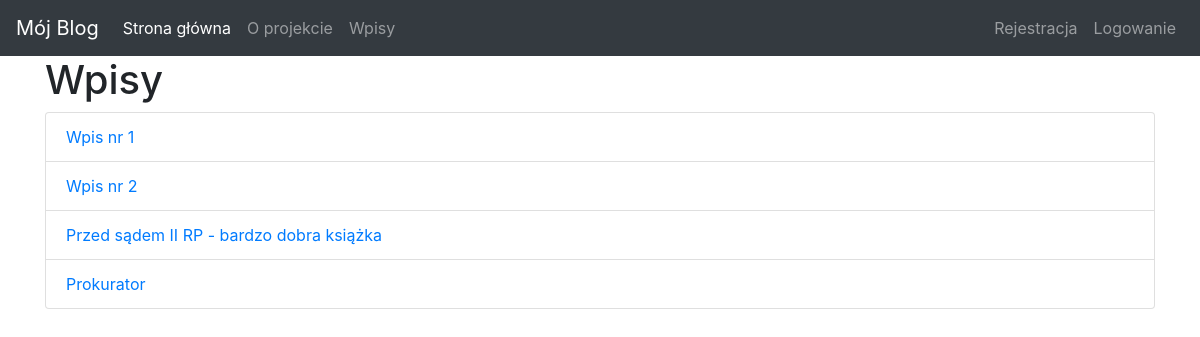
Page /articles on the earlier database version.
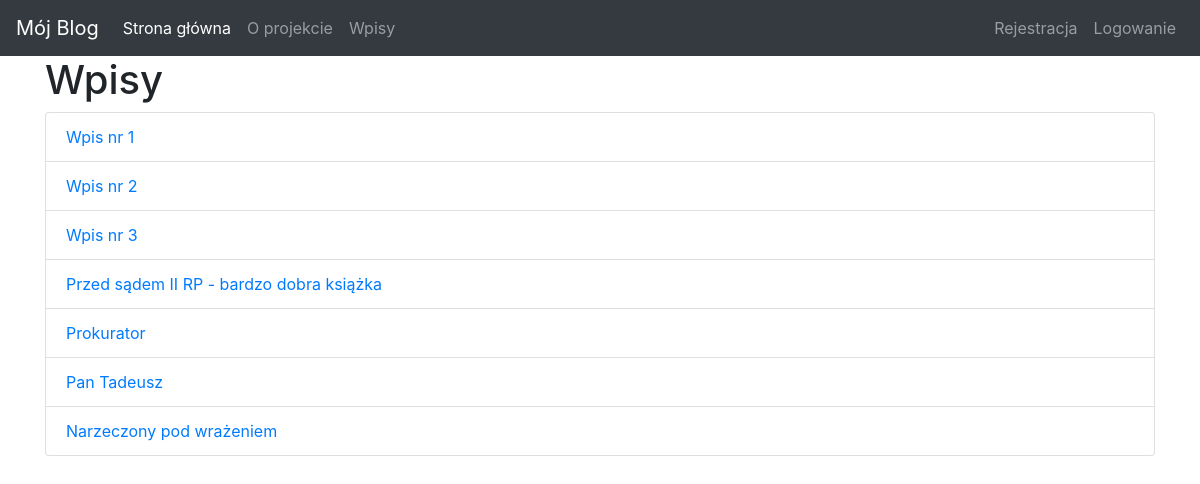
Same page on the later database version.
### app.py (models this page shows)
class Items(db.Model):
    __tablename__ = 'items'
    id = db.Column(db.Integer, primary_key=True)
    title = db.Column(db.Text)
    body = db.Column(db.String(500), index=True, unique=False)
    author= db.Column(db.String(100), index=True, unique=True)
    create_date = db.Column(db.String(128))
    publish= db.Column(db.String(2), unique=False)

### app.py (the view)
@app.route('/articles')
def articles():
    result=True
    if result:
        articles = Items.query.all()
        return render_template('articles.html', articles=articles)
    else:
        msg="Nie znaleziono wpisów"
    return render_template('articles.html',msg=msg)

### templates/articles.html
{% extends 'layout.html' %}
{% block body %}
    <h1> Wpisy </h1>
    <ul class="list-group">
         {% for article in articles %}
            {% if article.publish==1 %}
           <li class="list-group-item"><a href="articles/{{article.id}}"> {{article.title}} </a></li>
            {% endif %}
    {% endfor %}
    </ul>
{%endblock%}

### templates/layout.html (shortened to what this page needs)
<html>
<head>
    <link rel="stylesheet" href="https://stackpath.bootstrapcdn.com/bootstrap/4.5.2/css/bootstrap.min.css">
<body>
 {% include 'includes/nav_bar.html' %}
 <div class="container">
 {% block body %}
{% endblock %}
 </div>
</body>
</html>

### templates/includes/nav_bar.html (shortened to what this page needs)
    <nav class="navbar navbar-expand-md navbar-dark bg-dark ">
  <a class="navbar-brand" href="#">Mój Blog</a>
  <div class="collapse navbar-collapse" id="navbarsExampleDefault">
    <ul class="navbar-nav mr-auto">
      <li class="nav-item active">
        <a class="nav-link" href="/">Strona główna <span class="sr-only">(current)</span></a>
      </li>
      <li class="nav-item">
        <a class="nav-link" href="/about">O projekcie</a>
      </li>
      <li class="nav-item">
        <a class="nav-link" href="/articles">Wpisy</a>
      </li>
    </ul>
    <ul class="navbar-nav  justify-content-end">
    {% if session['logged_in']:%}
       <li class="nav-item">
      <a class="nav-link" href="/dashboard">Dashboard </a>
      </li>
       <li class="nav-item">
      <a class="nav-link" href="/logout">Logout </a>
      </li>
    {% else: %}
      <li class="nav-item">
      <a class="nav-link navbar-custom" href="/register">Rejestracja </a>
      </li>
      <li class="nav-item">
      <a class="nav-link " href="/login">Logowanie </a>
        </li>
    {% endif %}
    </ul>
  </div>
</nav>

Differences in the rows shown:
now on this page (row edited): Items: title "Wpis nr 3"
added Items: title "Pan Tadeusz"
added Items: title "Narzeczony pod wrażeniem"
